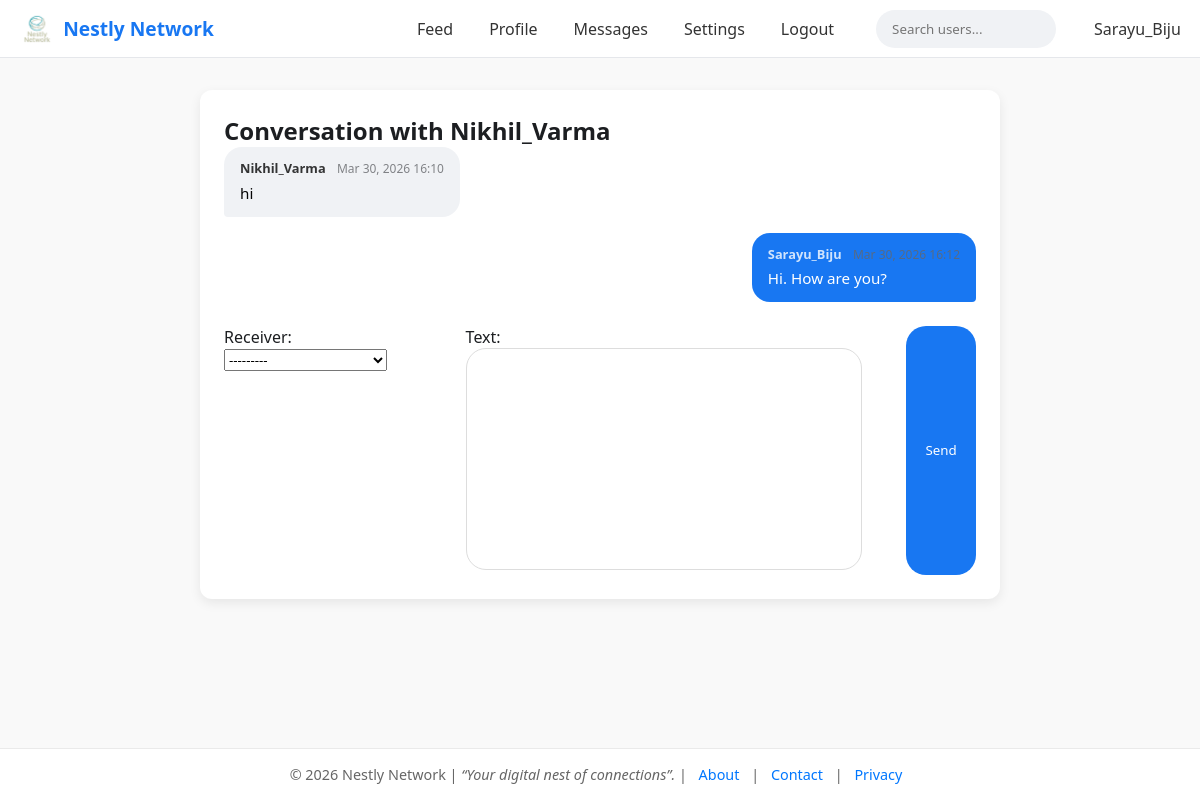
/conversation/26/ (signed in), run on the app's committed database.
### core/models.py (models this page shows, shortened)
class Message(models.Model):
    sender = models.ForeignKey(User, related_name="sent_messages", on_delete=models.CASCADE)
    receiver = models.ForeignKey(User, related_name="received_messages", on_delete=models.CASCADE)
    text = models.TextField()
    created_at = models.DateTimeField(auto_now_add=True)  # single timestamp field

### core/views.py (the view)
# urls.py: path("conversation/<int:user_id>/", views.conversation_view, name="conversation"),
def conversation_view(request, user_id):
    other_user = get_object_or_404(User, id=user_id)
    messages = Message.objects.filter(
        sender__in=[request.user, other_user],
        receiver__in=[request.user, other_user]
    ).order_by("created_at")   # ✅ use created_at consistently
    if request.method == "POST":
        form = MessageForm(request.POST)
        if form.is_valid():
            new_msg = form.save(commit=False)
            new_msg.sender = request.user
            new_msg.receiver = other_user   # ✅ always set receiver explicitly
            new_msg.save()
            return redirect("conversation", user_id=user_id)
    else:
        form = MessageForm()
    return render(request, "core/conversation.html", {
        "conversation": messages,
        "other_user": other_user,
        "form": form,
    })

### core/forms.py
class MessageForm(forms.ModelForm):
    class Meta:
        model = Message
        fields = ["receiver", "text"]

### core/templates/core/conversation.html (shortened to what this page needs)
{% extends 'core/base.html' %}
{% load static %}
{% block content %}
<link rel="stylesheet" href="{% static 'core/css/conversation.css' %}">
<div class="conversation-container">
    <h2>Conversation with {{ other_user.username }}</h2>
    <ul class="conversation-list">
        {% for msg in conversation %}
            <li class="conversation-item {% if msg.sender == request.user %}sent{% else %}received{% endif %}">
                <div class="message-header">
                    <strong>{{ msg.sender.username }}</strong>
                    <span class="timestamp">{{ msg.created_at|date:"M d, Y H:i" }}</span>
                </div>
                <p class="message-text">{{ msg.text }}</p>
            </li>
        {% empty %}
            <li class="no-messages">No messages yet.</li>
        {% endfor %}
    </ul>
    <form method="post" class="message-form">
        {{ form.as_p }}
        <button type="submit">Send</button>
    </form>
</div>
{% endblock %}

### core/templates/core/base.html (shortened to what this page needs)
<!DOCTYPE html>
<html lang="en">
<head>
    {% load static %}
    <link rel="stylesheet" href="{% static 'core/css/base.css' %}">
</head>
<body>
    <nav class="navbar">
        <div class="nav-brand">
            <img src="{% static 'core/images/logo.png' %}" alt="Logo" class="brand-logo">
            Nestly Network
        </div>
        <div class="nav-links" id="nav-links">
            {% if user.is_authenticated %}
                <a href="{% url 'feed' %}">Feed</a>
                <a href="{% url 'profile_detail' user.username %}">Profile</a>
                <a href="{% url 'user_messages' %}">Messages</a>
                <a href="{% url 'user_settings' %}">Settings</a>
                <a href="{% url 'logout' %}">Logout</a>
                <form action="{% url 'user_search' %}" method="get" class="nav-search">
                    <input type="text" name="q" placeholder="Search users..." aria-label="Search users">
                </form>
        <div class="nav-username">
            {{ user.username }}
        </div>
            {% else %}
                <a href="{% url 'login' %}">Login</a>
                <a href="{% url 'signup' %}">Signup</a>
            {% endif %}
        </div>
    </nav>
    {% block content %}{% endblock %}
    <footer class="footer">
        <p>&copy; 2026 Nestly Network | <i>“Your digital nest of connections”.</i> | <a href="{% url 'about' %}">About</a> | <a href="{% url 'contact' %}">Contact</a> |
             <a href="{% url 'privacy' %}">Privacy</a></p>
    </footer>
</body>
</html>

### core/static/core/css/base.css (style rules this page uses)
* { margin: 0; padding: 0; box-sizing: border-box; font-family: "Segoe UI", Roboto, Helvetica, Arial, sans-serif; }
body { background: #f9f9f9; color: #333; min-height: 100vh; display: flex; flex-direction: column; }
.navbar { display: flex; justify-content: space-between; align-items: center; background: #ffffff; padding: 0.6rem 1.2rem; border-bottom: 1px solid #e5e7eb; position: sticky; top: 0; z-index: 1000; }
.nav-brand { display: flex; align-items: center; font-weight: 600; font-size: 1.2rem; color: #1877f2; }
.brand-logo { height: 36px; margin-right: 8px; }
.nav-links { display: flex; align-items: center; gap: 1rem; }
.nav-links a { text-decoration: none; color: #333; font-weight: 500; padding: 6px 10px; border-radius: 6px; transition: background 0.2s ease; }
.nav-search { display: flex; align-items: center; background: #f0f2f5; border-radius: 20px; padding: 4px 10px; margin-left: 1rem; }
.nav-search input { border: none; background: transparent; outline: none; padding: 6px; width: 160px; }
.nav-username { display: flex; align-items: center; margin-left: 1rem; font-weight: 500; color: #333; }
.footer { margin-top: auto; text-align: center; padding: 1rem; background: #ffffff; border-top: 1px solid #eaeaea; font-size: 0.9rem; color: #666; }
.footer a { color: #0077ff; text-decoration: none; margin: 0 0.5rem; }

### core/static/core/css/conversation.css (style rules this page uses)
.conversation-container { max-width: 800px; margin: 2rem auto; font-family: 'Segoe UI', Tahoma, Geneva, Verdana, sans-serif; color: #1c1e21; background: #fff; border-radius: 12px; box-shadow: 0 4px 12px rgba(0,0,0,0.08); padding: 1.5rem; }
.conversation-list { list-style: none; padding: 0; margin-bottom: 1.5rem; display: flex; flex-direction: column; gap: 1rem; }
.conversation-item { max-width: 70%; padding: 0.8rem 1rem; border-radius: 18px; position: relative; word-wrap: break-word; font-size: 0.95rem; line-height: 1.4; }
.conversation-item.sent { background: #1877f2; color: #fff; margin-left: auto; border-bottom-right-radius: 4px; }
.conversation-item.received { background: #f0f2f5; color: #050505; margin-right: auto; border-bottom-left-radius: 4px; }
.message-header { font-size: 0.8rem; margin-bottom: 0.3rem; opacity: 0.8; }
.message-header strong { font-weight: 600; }
.timestamp { margin-left: 0.5rem; font-size: 0.75rem; color: #65676b; }
.message-text { margin: 0; }
.message-form { display: flex; gap: 0.5rem; margin-top: 1rem; }
.message-form textarea, .message-form input[type="text"] { flex: 1; padding: 0.6rem; border-radius: 20px; border: 1px solid #ddd; resize: none; font-size: 0.95rem; }
.message-form button { background: #1877f2; color: #fff; border: none; border-radius: 20px; padding: 0.6rem 1.2rem; cursor: pointer; transition: background 0.3s ease; }

### data on the page
Message: sender.username "Nikhil_Varma", created_at "Mar 30, 2026 16:10", text "hi"
Message: sender.username "Sarayu_Biju", text "Hi. How are you?"

### other printed values
{{ user.username }} "Sarayu_Biju"
{{ other_user.username }} "Nikhil_Varma"
